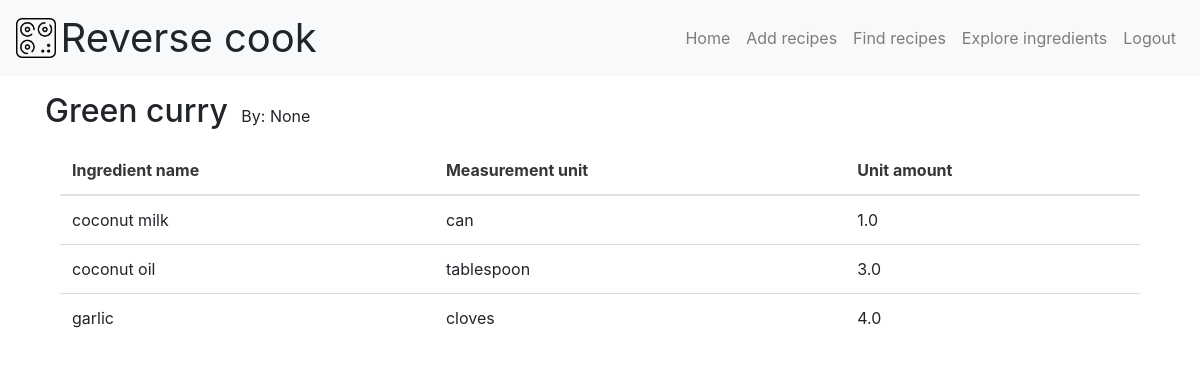
Page /view_recipe/2 (signed in) on the committed database.
### app.py (models this page shows, shortened)
class Recipe(db.Model):
	id = db.Column(db.Integer, primary_key=True)
	name = db.Column(db.String(128), nullable=False)
	created_at = db.Column(db.DateTime, nullable=False,
		default=datetime.utcnow)
	recipeingredient = db.relationship('RecipeIngredient', backref='recipe',\
		lazy=True)
	created_by = db.Column(db.String(100), default=None)
	is_public = db.Column(db.Boolean, default=True)

class RecipeIngredient(db.Model):
	id = db.Column(db.Integer, primary_key=True)
	recipe_id = db.Column(db.Integer, db.ForeignKey('recipe.id'), nullable=False)
	ingredient_id = db.Column(db.Integer, db.ForeignKey('ingredient.id'), nullable=False)
	unit_amount = db.Column(db.Float(), nullable=False)
	created_at = db.Column(db.DateTime, default=datetime.utcnow)

class Ingredient(db.Model):
	id = db.Column(db.Integer, primary_key=True)
	name = db.Column(db.String(128), nullable=False,
		unique=True)
	created_at = db.Column(db.DateTime, nullable=False,
		default=datetime.utcnow)
	measurement_unit=db.Column(db.String(64), nullable=False)
	unit_cost=db.Column(db.Float(), nullable=False)
	recipeingredient = db.relationship('RecipeIngredient', backref='ingredient',\
		lazy=True)

### app.py (the view)
@app.route('/view_recipe/<int:id>', methods=['GET'])
@login_required
def view_recipe(id):
	recipe = Recipe.query.get_or_404(id)
	recipe_ingredients = db.session.query((Recipe.name).label('recipe_name'),\
		(Ingredient.name).label('ingredient_name'),\
		(Ingredient.measurement_unit).label('measurement_unit'),\
		(RecipeIngredient.unit_amount).label('unit_amount'),\
		(RecipeIngredient.id).label('recipe_ingredient_id'))\
		.filter(Recipe.id == RecipeIngredient.recipe_id)\
		.filter(Ingredient.id == RecipeIngredient.ingredient_id)\
		.filter(Recipe.id == id).order_by(Recipe.created_at).all()
	title = "View Recipe"
	return render_template('view_recipe.html', title=title, recipe=recipe,\
		recipe_ingredients=recipe_ingredients)

### app.py (called while the page is built)
@login_manager.user_loader
def load_user(user_id):
    return User.query.get(int(user_id))

### templates/view_recipe.html
{% extends 'base.html' %}
{% block content %}
<div class="container">
	<div class="update-container">
		<h2 class="my-4 recipe-update-header">{{ recipe.name }}</h2>
		&nbsp
		By: {{ recipe.created_by }}
	</div>
	{% include 'snippets/list_ingredients.html' %}
</div>
{% endblock content %}

### templates/snippets/list_ingredients.html (shortened to what this page needs)
<div class="container">
	{% if recipe_ingredients|length < 1 %}
	<p>There are no ingredients added for this recipe!</p>
	{% else %}
	<table class="table">
		<thead>
			<tr>
				<th>Ingredient name</th>
				<th>Measurement unit</th>
				<th>Unit amount</th>
			</tr>
		</thead>
		<tbody>
			{% for recipe_ingredient in recipe_ingredients %}
			<tr>
				<td>{{ recipe_ingredient.ingredient_name }}</td>
				<td>{{ recipe_ingredient.measurement_unit }}</td>
				<td>{{ recipe_ingredient.unit_amount }}</td>
			</tr>
			{% endfor %}
		</tbody>
	</table>
	{% endif %}
</div>

### static/css/main.css (style rules this page uses)
body, html { background: #FFFFFF; height: 100%; margin: 0; }
.recipe-update-header { display: inline; }
.update-container { margin-top: 1em; margin-bottom: 1em; }

### rows in the picture
Recipe: name "Green curry", created_by "None"
RecipeIngredient: ingredient_name "coconut milk", measurement_unit "can", unit_amount "1.0"
RecipeIngredient: ingredient_name "coconut oil", measurement_unit "tablespoon", unit_amount "3.0"
RecipeIngredient: ingredient_name "garlic", measurement_unit "cloves", unit_amount "4.0"
